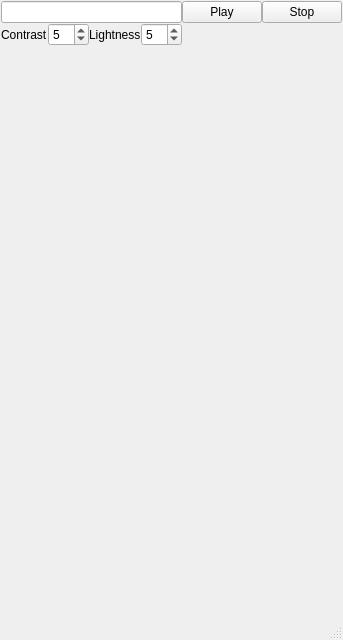
<?xml version="1.0" encoding="UTF-8"?>
<ui version="4.0">
 <class>MainWindow</class>
 <widget class="QMainWindow" name="MainWindow">
  <property name="geometry">
   <rect>
    <x>0</x>
    <y>0</y>
    <width>288</width>
    <height>640</height>
   </rect>
  </property>
  <property name="windowTitle">
   <string>MainWindow</string>
  </property>
  <widget class="QWidget" name="centralwidget">
   <layout class="QGridLayout" name="layoutGWidget">
    <property name="leftMargin">
     <number>1</number>
    </property>
    <property name="topMargin">
     <number>1</number>
    </property>
    <property name="rightMargin">
     <number>1</number>
    </property>
    <property name="bottomMargin">
     <number>1</number>
    </property>
    <property name="spacing">
     <number>0</number>
    </property>
    <item row="1" column="0">
     <widget class="QLabel" name="labelContrast">
      <property name="text">
       <string>Contrast</string>
      </property>
     </widget>
    </item>
    <item row="2" column="0" colspan="8">
     <widget class="FFmpegWidget" name="wgtPlayer" native="true"/>
    </item>
    <item row="0" column="7">
     <widget class="QPushButton" name="btnStop">
      <property name="text">
       <string>Stop</string>
      </property>
     </widget>
    </item>
    <item row="0" column="6">
     <widget class="QPushButton" name="btnPlay">
      <property name="text">
       <string>Play</string>
      </property>
     </widget>
    </item>
    <item row="0" column="0" colspan="6">
     <widget class="QLineEdit" name="lineUrl">
      <property name="text">
      </property>
     </widget>
    </item>
    <item row="1" column="1">
     <widget class="QSpinBox" name="spinBoxContrast">
      <property name="maximum">
       <number>10</number>
      </property>
      <property name="value">
       <number>5</number>
      </property>
     </widget>
    </item>
    <item row="1" column="2">
     <widget class="QLabel" name="labelLightness">
      <property name="text">
       <string>Lightness</string>
      </property>
     </widget>
    </item>
    <item row="1" column="3">
     <widget class="QSpinBox" name="spinBoxLightness">
      <property name="maximum">
       <number>10</number>
      </property>
      <property name="value">
       <number>5</number>
      </property>
     </widget>
    </item>
    <item row="1" column="4" colspan="4">
     <spacer name="horizontalSpacer">
      <property name="orientation">
       <enum>Qt::Horizontal</enum>
      </property>
      <property name="sizeHint" stdset="0">
       <size>
        <width>40</width>
        <height>20</height>
       </size>
      </property>
     </spacer>
    </item>
   </layout>
  </widget>
  <widget class="QStatusBar" name="statusbar"/>
 </widget>
 <customwidgets>
  <customwidget>
   <class>FFmpegWidget</class>
   <extends>QWidget</extends>
   <header>ffmpegwidget.h</header>
   <container>1</container>
  </customwidget>
 </customwidgets>
 <resources/>
 <connections/>
</ui>
